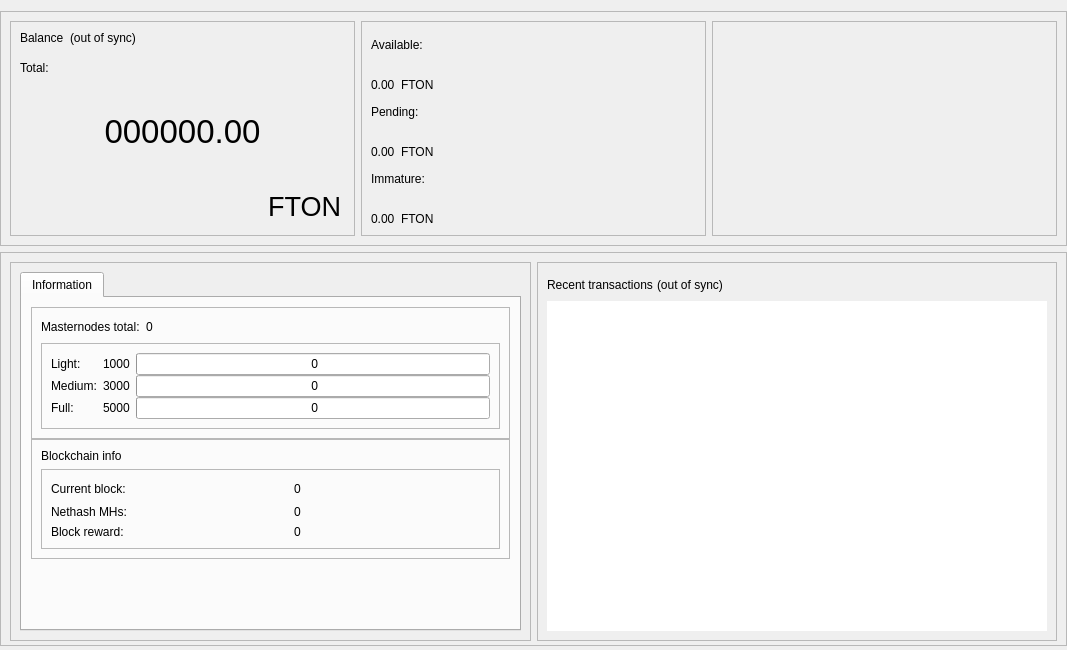
<?xml version="1.0" encoding="UTF-8"?>
<ui version="4.0">
 <class>OverviewPage</class>
 <widget class="QWidget" name="OverviewPage">
  <property name="geometry">
   <rect>
    <x>0</x>
    <y>0</y>
    <width>1067</width>
    <height>650</height>
   </rect>
  </property>
  <property name="minimumSize">
   <size>
    <width>960</width>
    <height>0</height>
   </size>
  </property>
  <property name="windowTitle">
   <string>Form</string>
  </property>
  <layout class="QVBoxLayout" name="topLayout">
   <property name="leftMargin">
    <number>0</number>
   </property>
   <property name="rightMargin">
    <number>0</number>
   </property>
   <property name="bottomMargin">
    <number>4</number>
   </property>
   <item>
    <layout class="QVBoxLayout" name="verticalLayout_main">
     <property name="sizeConstraint">
      <enum>QLayout::SetDefaultConstraint</enum>
     </property>
     <property name="leftMargin">
      <number>0</number>
     </property>
     <property name="rightMargin">
      <number>0</number>
     </property>
     <item>
      <widget class="QFrame" name="frame_blue">
       <property name="enabled">
        <bool>true</bool>
       </property>
       <property name="sizePolicy">
        <sizepolicy hsizetype="Preferred" vsizetype="Preferred">
         <horstretch>0</horstretch>
         <verstretch>0</verstretch>
        </sizepolicy>
       </property>
       <property name="minimumSize">
        <size>
         <width>1065</width>
         <height>220</height>
        </size>
       </property>
       <property name="maximumSize">
        <size>
         <width>16777215</width>
         <height>16777215</height>
        </size>
       </property>
       <property name="sizeIncrement">
        <size>
         <width>0</width>
         <height>0</height>
        </size>
       </property>
       <property name="baseSize">
        <size>
         <width>0</width>
         <height>500</height>
        </size>
       </property>
       <property name="frameShape">
        <enum>QFrame::StyledPanel</enum>
       </property>
       <property name="frameShadow">
        <enum>QFrame::Raised</enum>
       </property>
       <layout class="QHBoxLayout" name="horizontalLayout">
        <item>
         <widget class="QFrame" name="frame_blue_1">
          <property name="minimumSize">
           <size>
            <width>345</width>
            <height>200</height>
           </size>
          </property>
          <property name="maximumSize">
           <size>
            <width>16777215</width>
            <height>16777215</height>
           </size>
          </property>
          <property name="frameShape">
           <enum>QFrame::StyledPanel</enum>
          </property>
          <property name="frameShadow">
           <enum>QFrame::Raised</enum>
          </property>
          <layout class="QHBoxLayout" name="horizontalLayout_2">
           <item>
            <layout class="QVBoxLayout" name="verticalLayout">
             <item>
              <layout class="QHBoxLayout" name="horizontalLayout_3">
               <property name="spacing">
                <number>6</number>
               </property>
               <property name="sizeConstraint">
                <enum>QLayout::SetFixedSize</enum>
               </property>
               <item>
                <widget class="QLabel" name="label_5">
                 <property name="minimumSize">
                  <size>
                   <width>0</width>
                   <height>24</height>
                  </size>
                 </property>
                 <property name="maximumSize">
                  <size>
                   <width>16777215</width>
                   <height>24</height>
                  </size>
                 </property>
                 <property name="text">
                  <string>Balance</string>
                 </property>
                 <property name="alignment">
                  <set>Qt::AlignLeading|Qt::AlignLeft|Qt::AlignTop</set>
                 </property>
                </widget>
               </item>
               <item>
                <widget class="QLabel" name="labelWalletStatus">
                 <property name="minimumSize">
                  <size>
                   <width>0</width>
                   <height>24</height>
                  </size>
                 </property>
                 <property name="maximumSize">
                  <size>
                   <width>16777215</width>
                   <height>24</height>
                  </size>
                 </property>
                 <property name="text">
                  <string>(out of sync)</string>
                 </property>
                 <property name="alignment">
                  <set>Qt::AlignLeading|Qt::AlignLeft|Qt::AlignTop</set>
                 </property>
                </widget>
               </item>
               <item>
                <spacer name="horizontalSpacer">
                 <property name="orientation">
                  <enum>Qt::Horizontal</enum>
                 </property>
                 <property name="sizeHint" stdset="0">
                  <size>
                   <width>40</width>
                   <height>20</height>
                  </size>
                 </property>
                </spacer>
               </item>
              </layout>
             </item>
             <item>
              <widget class="QLabel" name="labelTotalText">
               <property name="maximumSize">
                <size>
                 <width>16777215</width>
                 <height>15</height>
                </size>
               </property>
               <property name="text">
                <string>Total:</string>
               </property>
              </widget>
             </item>
             <item>
              <widget class="QLabel" name="labelTotal">
               <property name="sizePolicy">
                <sizepolicy hsizetype="Preferred" vsizetype="Preferred">
                 <horstretch>0</horstretch>
                 <verstretch>0</verstretch>
                </sizepolicy>
               </property>
               <property name="minimumSize">
                <size>
                 <width>0</width>
                 <height>100</height>
                </size>
               </property>
               <property name="maximumSize">
                <size>
                 <width>16777215</width>
                 <height>100</height>
                </size>
               </property>
               <property name="font">
                <font>
                 <pointsize>25</pointsize>
                 <weight>50</weight>
                 <bold>false</bold>
                </font>
               </property>
               <property name="mouseTracking">
                <bool>false</bool>
               </property>
               <property name="text">
                <string>000000.00</string>
               </property>
               <property name="alignment">
                <set>Qt::AlignCenter</set>
               </property>
              </widget>
             </item>
             <item>
              <layout class="QHBoxLayout" name="horizontalLayout_11">
               <item>
                <spacer name="horizontalSpacer_8">
                 <property name="orientation">
                  <enum>Qt::Horizontal</enum>
                 </property>
                 <property name="sizeHint" stdset="0">
                  <size>
                   <width>40</width>
                   <height>20</height>
                  </size>
                 </property>
                </spacer>
               </item>
               <item>
                <widget class="QPushButton" name="blabel_FestonCoin">
                 <property name="font">
                  <font>
                   <pointsize>20</pointsize>
                   <italic>false</italic>
                   <kerning>true</kerning>
                  </font>
                 </property>
                 <property name="cursor">
                  <cursorShape>PointingHandCursor</cursorShape>
                 </property>
                 <property name="text">
                  <string>FTON</string>
                 </property>
                 <property name="flat">
                  <bool>true</bool>
                 </property>
                </widget>
               </item>
              </layout>
             </item>
            </layout>
           </item>
          </layout>
         </widget>
        </item>
        <item>
         <widget class="QFrame" name="frame_blue_2">
          <property name="minimumSize">
           <size>
            <width>345</width>
            <height>200</height>
           </size>
          </property>
          <property name="maximumSize">
           <size>
            <width>16777215</width>
            <height>16777215</height>
           </size>
          </property>
          <property name="frameShape">
           <enum>QFrame::StyledPanel</enum>
          </property>
          <property name="frameShadow">
           <enum>QFrame::Raised</enum>
          </property>
          <layout class="QVBoxLayout" name="verticalLayout_3">
           <item>
            <layout class="QVBoxLayout" name="verticalLayout_2">
             <item>
              <widget class="QLabel" name="labelBalanceText">
               <property name="text">
                <string>Available:</string>
               </property>
              </widget>
             </item>
             <item>
              <layout class="QHBoxLayout" name="horizontalLayout_4">
               <item>
                <widget class="QLabel" name="labelBalance">
                 <property name="text">
                  <string>0.00</string>
                 </property>
                 <property name="alignment">
                  <set>Qt::AlignBottom|Qt::AlignLeading|Qt::AlignLeft</set>
                 </property>
                </widget>
               </item>
               <item>
                <widget class="QLabel" name="label_FestonCoin2">
                 <property name="text">
                  <string>FTON</string>
                 </property>
                 <property name="alignment">
                  <set>Qt::AlignBottom|Qt::AlignLeading|Qt::AlignLeft</set>
                 </property>
                </widget>
               </item>
               <item>
                <spacer name="horizontalSpacer_3">
                 <property name="orientation">
                  <enum>Qt::Horizontal</enum>
                 </property>
                 <property name="sizeHint" stdset="0">
                  <size>
                   <width>40</width>
                   <height>20</height>
                  </size>
                 </property>
                </spacer>
               </item>
              </layout>
             </item>
             <item>
              <widget class="QLabel" name="labelPendingText">
               <property name="text">
                <string>Pending:</string>
               </property>
              </widget>
             </item>
             <item>
              <layout class="QHBoxLayout" name="horizontalLayout_5">
               <item>
                <widget class="QLabel" name="labelUnconfirmed">
                 <property name="text">
                  <string>0.00</string>
                 </property>
                 <property name="alignment">
                  <set>Qt::AlignBottom|Qt::AlignLeading|Qt::AlignLeft</set>
                 </property>
                </widget>
               </item>
               <item>
                <widget class="QLabel" name="label_FestonCoin3">
                 <property name="text">
                  <string>FTON</string>
                 </property>
                 <property name="alignment">
                  <set>Qt::AlignBottom|Qt::AlignLeading|Qt::AlignLeft</set>
                 </property>
                </widget>
               </item>
               <item>
                <spacer name="horizontalSpacer_4">
                 <property name="orientation">
                  <enum>Qt::Horizontal</enum>
                 </property>
                 <property name="sizeHint" stdset="0">
                  <size>
                   <width>40</width>
                   <height>20</height>
                  </size>
                 </property>
                </spacer>
               </item>
              </layout>
             </item>
             <item>
              <widget class="QLabel" name="labelImmatureText">
               <property name="text">
                <string>Immature:</string>
               </property>
              </widget>
             </item>
             <item>
              <layout class="QHBoxLayout" name="horizontalLayout_6">
               <item>
                <widget class="QLabel" name="labelImmature">
                 <property name="text">
                  <string>0.00</string>
                 </property>
                 <property name="alignment">
                  <set>Qt::AlignBottom|Qt::AlignLeading|Qt::AlignLeft</set>
                 </property>
                </widget>
               </item>
               <item>
                <widget class="QLabel" name="label_FestonCoin4">
                 <property name="text">
                  <string>FTON</string>
                 </property>
                 <property name="alignment">
                  <set>Qt::AlignBottom|Qt::AlignLeading|Qt::AlignLeft</set>
                 </property>
                </widget>
               </item>
               <item>
                <spacer name="horizontalSpacer_5">
                 <property name="orientation">
                  <enum>Qt::Horizontal</enum>
                 </property>
                 <property name="sizeHint" stdset="0">
                  <size>
                   <width>40</width>
                   <height>20</height>
                  </size>
                 </property>
                </spacer>
               </item>
              </layout>
             </item>
            </layout>
           </item>
          </layout>
         </widget>
        </item>
        <item>
         <spacer name="horizontalSpacer_9">
          <property name="orientation">
           <enum>Qt::Horizontal</enum>
          </property>
          <property name="sizeHint" stdset="0">
           <size>
            <width>40</width>
            <height>20</height>
           </size>
          </property>
         </spacer>
        </item>
        <item>
         <widget class="QFrame" name="frame_blue_3">
          <property name="minimumSize">
           <size>
            <width>345</width>
            <height>200</height>
           </size>
          </property>
          <property name="maximumSize">
           <size>
            <width>16777215</width>
            <height>16777215</height>
           </size>
          </property>
          <property name="frameShape">
           <enum>QFrame::StyledPanel</enum>
          </property>
          <property name="frameShadow">
           <enum>QFrame::Raised</enum>
          </property>
          <layout class="QVBoxLayout" name="verticalLayout_5">
           <item>
            <layout class="QVBoxLayout" name="verticalLayout_4"/>
           </item>
          </layout>
         </widget>
        </item>
       </layout>
      </widget>
     </item>
     <item>
      <widget class="QFrame" name="frame_bottom">
       <property name="minimumSize">
        <size>
         <width>0</width>
         <height>100</height>
        </size>
       </property>
       <property name="maximumSize">
        <size>
         <width>16777215</width>
         <height>16777215</height>
        </size>
       </property>
       <property name="frameShape">
        <enum>QFrame::StyledPanel</enum>
       </property>
       <property name="frameShadow">
        <enum>QFrame::Raised</enum>
       </property>
       <layout class="QHBoxLayout" name="horizontalLayout_7">
        <property name="bottomMargin">
         <number>4</number>
        </property>
        <item>
         <widget class="QFrame" name="frame_bottom_1">
          <property name="minimumSize">
           <size>
            <width>355</width>
            <height>100</height>
           </size>
          </property>
          <property name="maximumSize">
           <size>
            <width>16777215</width>
            <height>16777215</height>
           </size>
          </property>
          <property name="frameShape">
           <enum>QFrame::StyledPanel</enum>
          </property>
          <property name="frameShadow">
           <enum>QFrame::Raised</enum>
          </property>
          <layout class="QVBoxLayout" name="verticalLayout_9">
           <property name="bottomMargin">
            <number>9</number>
           </property>
           <item>
            <layout class="QVBoxLayout" name="verticalLayout_7">
             <item>
              <widget class="QTabWidget" name="AdditionalFeatures">
               <property name="currentIndex">
                <number>1</number>
               </property>
               <property name="tabBarAutoHide">
                <bool>false</bool>
               </property>
               <widget class="QWidget" name="TabInformation">
                <attribute name="title">
                 <string>Information</string>
                </attribute>
                <layout class="QVBoxLayout" name="verticalLayout_13">
                 <item>
                  <layout class="QVBoxLayout" name="verticalLayout_11">
                   <property name="spacing">
                    <number>0</number>
                   </property>
                   <item>
                    <layout class="QVBoxLayout" name="verticalLayout_16"/>
                   </item>
                   <item>
                    <widget class="QFrame" name="frameMnInfo">
                     <property name="minimumSize">
                      <size>
                       <width>0</width>
                       <height>100</height>
                      </size>
                     </property>
                     <property name="frameShape">
                      <enum>QFrame::StyledPanel</enum>
                     </property>
                     <property name="frameShadow">
                      <enum>QFrame::Raised</enum>
                     </property>
                     <layout class="QVBoxLayout" name="verticalLayout_17">
                      <item>
                       <layout class="QHBoxLayout" name="horizontalLayout_9">
                        <item>
                         <widget class="QLabel" name="labelMnTotal">
                          <property name="minimumSize">
                           <size>
                            <width>0</width>
                            <height>0</height>
                           </size>
                          </property>
                          <property name="maximumSize">
                           <size>
                            <width>16777215</width>
                            <height>16777215</height>
                           </size>
                          </property>
                          <property name="text">
                           <string>Masternodes total:</string>
                          </property>
                         </widget>
                        </item>
                        <item>
                         <widget class="QLabel" name="labelMnTotal_Value">
                          <property name="text">
                           <string>0</string>
                          </property>
                         </widget>
                        </item>
                        <item>
                         <spacer name="horizontalSpacer_7">
                          <property name="orientation">
                           <enum>Qt::Horizontal</enum>
                          </property>
                          <property name="sizeHint" stdset="0">
                           <size>
                            <width>40</width>
                            <height>20</height>
                           </size>
                          </property>
                         </spacer>
                        </item>
                       </layout>
                      </item>
                      <item>
                       <widget class="QFrame" name="frameMnInfoLevels">
                        <property name="minimumSize">
                         <size>
                          <width>0</width>
                          <height>80</height>
                         </size>
                        </property>
                        <property name="frameShape">
                         <enum>QFrame::StyledPanel</enum>
                        </property>
                        <property name="frameShadow">
                         <enum>QFrame::Raised</enum>
                        </property>
                        <layout class="QGridLayout" name="gridLayout_2">
                         <property name="horizontalSpacing">
                          <number>6</number>
                         </property>
                         <property name="verticalSpacing">
                          <number>0</number>
                         </property>
                         <item row="0" column="2">
                          <widget class="QProgressBar" name="graphMN1">
                           <property name="minimumSize">
                            <size>
                             <width>0</width>
                             <height>20</height>
                            </size>
                           </property>
                           <property name="maximumSize">
                            <size>
                             <width>16777215</width>
                             <height>16777215</height>
                            </size>
                           </property>
                           <property name="value">
                            <number>0</number>
                           </property>
                           <property name="format">
                            <string> %v</string>
                           </property>
                          </widget>
                         </item>
                         <item row="1" column="2">
                          <widget class="QProgressBar" name="graphMN2">
                           <property name="minimumSize">
                            <size>
                             <width>0</width>
                             <height>20</height>
                            </size>
                           </property>
                           <property name="maximumSize">
                            <size>
                             <width>16777215</width>
                             <height>16777215</height>
                            </size>
                           </property>
                           <property name="value">
                            <number>0</number>
                           </property>
                           <property name="format">
                            <string> %v</string>
                           </property>
                          </widget>
                         </item>
                         <item row="3" column="2">
                          <widget class="QProgressBar" name="graphMN3">
                           <property name="minimumSize">
                            <size>
                             <width>0</width>
                             <height>20</height>
                            </size>
                           </property>
                           <property name="maximumSize">
                            <size>
                             <width>16777215</width>
                             <height>16777215</height>
                            </size>
                           </property>
                           <property name="value">
                            <number>0</number>
                           </property>
                           <property name="format">
                            <string> %v</string>
                           </property>
                          </widget>
                         </item>
                         <item row="1" column="0">
                          <widget class="QLabel" name="label_2">
                           <property name="minimumSize">
                            <size>
                             <width>0</width>
                             <height>0</height>
                            </size>
                           </property>
                           <property name="maximumSize">
                            <size>
                             <width>16777215</width>
                             <height>16777215</height>
                            </size>
                           </property>
                           <property name="text">
                            <string>Medium:</string>
                           </property>
                          </widget>
                         </item>
                         <item row="3" column="0">
                          <widget class="QLabel" name="label_3">
                           <property name="minimumSize">
                            <size>
                             <width>0</width>
                             <height>0</height>
                            </size>
                           </property>
                           <property name="maximumSize">
                            <size>
                             <width>16777215</width>
                             <height>16777215</height>
                            </size>
                           </property>
                           <property name="text">
                            <string>Full:</string>
                           </property>
                          </widget>
                         </item>
                         <item row="0" column="0">
                          <widget class="QLabel" name="label">
                           <property name="minimumSize">
                            <size>
                             <width>0</width>
                             <height>0</height>
                            </size>
                           </property>
                           <property name="maximumSize">
                            <size>
                             <width>16777215</width>
                             <height>16777215</height>
                            </size>
                           </property>
                           <property name="text">
                            <string>Light:</string>
                           </property>
                          </widget>
                         </item>
                         <item row="0" column="1">
                          <widget class="QLabel" name="label_lcolat">
                           <property name="text">
                            <string>1000</string>
                           </property>
                          </widget>
                         </item>
                         <item row="1" column="1">
                          <widget class="QLabel" name="label_mcolat">
                           <property name="text">
                            <string>3000</string>
                           </property>
                          </widget>
                         </item>
                         <item row="3" column="1">
                          <widget class="QLabel" name="label_fcolat">
                           <property name="text">
                            <string>5000</string>
                           </property>
                          </widget>
                         </item>
                        </layout>
                       </widget>
                      </item>
                     </layout>
                    </widget>
                   </item>
                   <item>
                    <widget class="QFrame" name="frameBlockchainInfo">
                     <property name="minimumSize">
                      <size>
                       <width>0</width>
                       <height>100</height>
                      </size>
                     </property>
                     <property name="frameShape">
                      <enum>QFrame::StyledPanel</enum>
                     </property>
                     <property name="frameShadow">
                      <enum>QFrame::Raised</enum>
                     </property>
                     <layout class="QVBoxLayout" name="verticalLayout_18">
                      <item>
                       <widget class="QLabel" name="label_blockchaininfo">
                        <property name="text">
                         <string>Blockchain info</string>
                        </property>
                       </widget>
                      </item>
                      <item>
                       <widget class="QFrame" name="frameBlockchainInfoData">
                        <property name="minimumSize">
                         <size>
                          <width>0</width>
                          <height>0</height>
                         </size>
                        </property>
                        <property name="frameShape">
                         <enum>QFrame::StyledPanel</enum>
                        </property>
                        <property name="frameShadow">
                         <enum>QFrame::Raised</enum>
                        </property>
                        <layout class="QGridLayout" name="gridLayout_3">
                         <property name="verticalSpacing">
                          <number>6</number>
                         </property>
                         <item row="0" column="2">
                          <widget class="QLabel" name="label_CurrentBlock_value">
                           <property name="text">
                            <string>0</string>
                           </property>
                          </widget>
                         </item>
                         <item row="0" column="0">
                          <widget class="QLabel" name="label_CurrentBlock">
                           <property name="minimumSize">
                            <size>
                             <width>0</width>
                             <height>0</height>
                            </size>
                           </property>
                           <property name="maximumSize">
                            <size>
                             <width>16777215</width>
                             <height>16777215</height>
                            </size>
                           </property>
                           <property name="text">
                            <string>Current block:</string>
                           </property>
                          </widget>
                         </item>
                         <item row="1" column="2">
                          <widget class="QLabel" name="label_Nethash_value">
                           <property name="text">
                            <string>0</string>
                           </property>
                          </widget>
                         </item>
                         <item row="2" column="0">
                          <widget class="QLabel" name="label_CurrentBlockReward">
                           <property name="text">
                            <string>Block reward:</string>
                           </property>
                          </widget>
                         </item>
                         <item row="1" column="0">
                          <widget class="QLabel" name="label_Nethash">
                           <property name="text">
                            <string>Nethash MHs:</string>
                           </property>
                          </widget>
                         </item>
                         <item row="2" column="2">
                          <widget class="QLabel" name="label_CurrentBlockReward_value">
                           <property name="text">
                            <string>0</string>
                           </property>
                          </widget>
                         </item>
                         <item row="0" column="1">
                          <spacer name="horizontalSpacer_6">
                           <property name="orientation">
                            <enum>Qt::Horizontal</enum>
                           </property>
                           <property name="sizeType">
                            <enum>QSizePolicy::Fixed</enum>
                           </property>
                           <property name="sizeHint" stdset="0">
                            <size>
                             <width>40</width>
                             <height>20</height>
                            </size>
                           </property>
                          </spacer>
                         </item>
                        </layout>
                       </widget>
                      </item>
                     </layout>
                    </widget>
                   </item>
                   <item>
                    <spacer name="verticalSpacer_2">
                     <property name="orientation">
                      <enum>Qt::Vertical</enum>
                     </property>
                     <property name="sizeHint" stdset="0">
                      <size>
                       <width>20</width>
                       <height>10</height>
                      </size>
                     </property>
                    </spacer>
                   </item>
                  </layout>
                 </item>
                </layout>
               </widget>
              </widget>
             </item>
            </layout>
           </item>
          </layout>
         </widget>
        </item>
        <item>
         <widget class="QFrame" name="frame_bottom_2">
          <property name="minimumSize">
           <size>
            <width>0</width>
            <height>100</height>
           </size>
          </property>
          <property name="maximumSize">
           <size>
            <width>16777215</width>
            <height>16777215</height>
           </size>
          </property>
          <property name="frameShape">
           <enum>QFrame::StyledPanel</enum>
          </property>
          <property name="frameShadow">
           <enum>QFrame::Raised</enum>
          </property>
          <layout class="QVBoxLayout" name="verticalLayout_10">
           <item>
            <layout class="QVBoxLayout" name="verticalLayout_8">
             <property name="spacing">
              <number>4</number>
             </property>
             <item>
              <layout class="QHBoxLayout" name="horizontalLayout_8">
               <item>
                <widget class="QLabel" name="label_4">
                 <property name="minimumSize">
                  <size>
                   <width>0</width>
                   <height>25</height>
                  </size>
                 </property>
                 <property name="maximumSize">
                  <size>
                   <width>16777215</width>
                   <height>25</height>
                  </size>
                 </property>
                 <property name="text">
                  <string>Recent transactions</string>
                 </property>
                </widget>
               </item>
               <item>
                <widget class="QLabel" name="labelTransactionsStatus">
                 <property name="text">
                  <string>(out of sync)</string>
                 </property>
                </widget>
               </item>
               <item>
                <spacer name="horizontalSpacer_2">
                 <property name="orientation">
                  <enum>Qt::Horizontal</enum>
                 </property>
                 <property name="sizeHint" stdset="0">
                  <size>
                   <width>40</width>
                   <height>20</height>
                  </size>
                 </property>
                </spacer>
               </item>
              </layout>
             </item>
             <item>
              <widget class="QListView" name="listTransactions">
               <property name="sizePolicy">
                <sizepolicy hsizetype="Expanding" vsizetype="Expanding">
                 <horstretch>0</horstretch>
                 <verstretch>0</verstretch>
                </sizepolicy>
               </property>
               <property name="maximumSize">
                <size>
                 <width>16777215</width>
                 <height>600</height>
                </size>
               </property>
               <property name="styleSheet">
                <string notr="true"/>
               </property>
               <property name="frameShape">
                <enum>QFrame::NoFrame</enum>
               </property>
               <property name="verticalScrollBarPolicy">
                <enum>Qt::ScrollBarAlwaysOff</enum>
               </property>
               <property name="horizontalScrollBarPolicy">
                <enum>Qt::ScrollBarAlwaysOff</enum>
               </property>
               <property name="alternatingRowColors">
                <bool>true</bool>
               </property>
              </widget>
             </item>
            </layout>
           </item>
          </layout>
         </widget>
        </item>
       </layout>
      </widget>
     </item>
    </layout>
   </item>
  </layout>
 </widget>
 <resources/>
 <connections/>
</ui>
